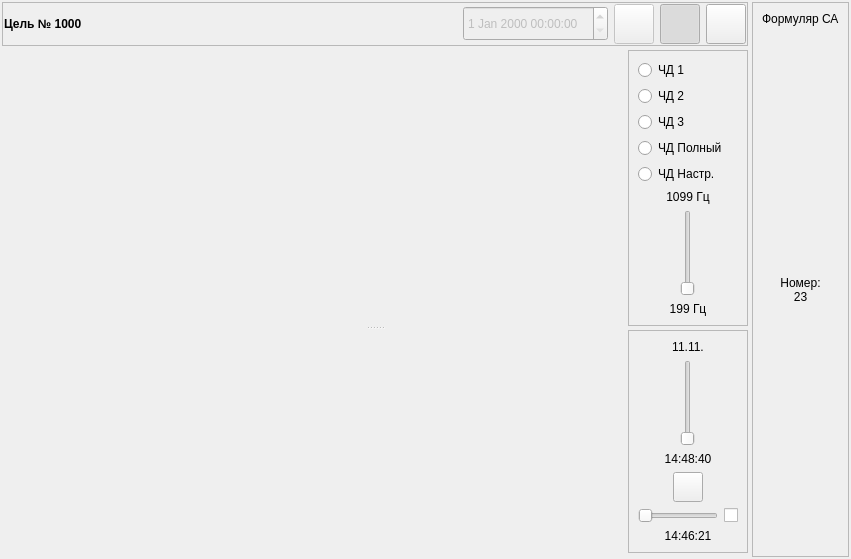
<?xml version="1.0" encoding="UTF-8"?>
<ui version="4.0">
 <class>SAIndicator</class>
 <widget class="QWidget" name="SAIndicator">
  <property name="geometry">
   <rect>
    <x>0</x>
    <y>0</y>
    <width>851</width>
    <height>559</height>
   </rect>
  </property>
  <property name="windowTitle">
   <string>Form</string>
  </property>
  <layout class="QGridLayout" name="gridLayout_4">
   <property name="leftMargin">
    <number>2</number>
   </property>
   <property name="topMargin">
    <number>2</number>
   </property>
   <property name="rightMargin">
    <number>2</number>
   </property>
   <property name="bottomMargin">
    <number>2</number>
   </property>
   <property name="spacing">
    <number>4</number>
   </property>
   <item row="0" column="0">
    <widget class="QFrame" name="frame">
     <property name="sizePolicy">
      <sizepolicy hsizetype="Preferred" vsizetype="Maximum">
       <horstretch>0</horstretch>
       <verstretch>0</verstretch>
      </sizepolicy>
     </property>
     <property name="frameShape">
      <enum>QFrame::StyledPanel</enum>
     </property>
     <property name="frameShadow">
      <enum>QFrame::Raised</enum>
     </property>
     <layout class="QHBoxLayout" name="horizontalLayout">
      <property name="leftMargin">
       <number>1</number>
      </property>
      <property name="topMargin">
       <number>1</number>
      </property>
      <property name="rightMargin">
       <number>1</number>
      </property>
      <property name="bottomMargin">
       <number>1</number>
      </property>
      <item>
       <widget class="QLabel" name="label">
        <property name="font">
         <font>
          <weight>75</weight>
          <bold>true</bold>
         </font>
        </property>
        <property name="text">
         <string>Цель № 1000</string>
        </property>
       </widget>
      </item>
      <item>
       <spacer name="horizontalSpacer">
        <property name="orientation">
         <enum>Qt::Horizontal</enum>
        </property>
        <property name="sizeHint" stdset="0">
         <size>
          <width>367</width>
          <height>20</height>
         </size>
        </property>
       </spacer>
      </item>
      <item>
       <widget class="QDateTimeEdit" name="dateTimeEdit">
        <property name="enabled">
         <bool>false</bool>
        </property>
        <property name="minimumSize">
         <size>
          <width>0</width>
          <height>35</height>
         </size>
        </property>
       </widget>
      </item>
      <item>
       <widget class="QToolButton" name="checkedToolButton">
        <property name="enabled">
         <bool>false</bool>
        </property>
        <property name="minimumSize">
         <size>
          <width>40</width>
          <height>40</height>
         </size>
        </property>
        <property name="maximumSize">
         <size>
          <width>40</width>
          <height>40</height>
         </size>
        </property>
        <property name="text">
         <string/>
        </property>
        <property name="icon">
         <iconset resource="../../../resources.qrc">
          <normaloff>:/icons/checked.png</normaloff>:/icons/checked.png</iconset>
        </property>
       </widget>
      </item>
      <item>
       <widget class="QToolButton" name="nowToolButton">
        <property name="minimumSize">
         <size>
          <width>40</width>
          <height>40</height>
         </size>
        </property>
        <property name="maximumSize">
         <size>
          <width>40</width>
          <height>40</height>
         </size>
        </property>
        <property name="toolTip">
         <string>Текущий момент</string>
        </property>
        <property name="text">
         <string/>
        </property>
        <property name="icon">
         <iconset resource="../../../resources.qrc">
          <normaloff>:/icons/redo-circular-arrow.png</normaloff>:/icons/redo-circular-arrow.png</iconset>
        </property>
        <property name="checkable">
         <bool>true</bool>
        </property>
        <property name="checked">
         <bool>true</bool>
        </property>
       </widget>
      </item>
      <item>
       <widget class="QToolButton" name="lastToolButton">
        <property name="minimumSize">
         <size>
          <width>40</width>
          <height>40</height>
         </size>
        </property>
        <property name="maximumSize">
         <size>
          <width>40</width>
          <height>40</height>
         </size>
        </property>
        <property name="toolTip">
         <string>Прошлый момент</string>
        </property>
        <property name="text">
         <string/>
        </property>
        <property name="icon">
         <iconset resource="../../../resources.qrc">
          <normaloff>:/icons/undo-circular-arrow.png</normaloff>:/icons/undo-circular-arrow.png</iconset>
        </property>
        <property name="checkable">
         <bool>true</bool>
        </property>
       </widget>
      </item>
     </layout>
    </widget>
   </item>
   <item row="0" column="1" rowspan="3">
    <widget class="QFrame" name="frame_4">
     <property name="frameShape">
      <enum>QFrame::StyledPanel</enum>
     </property>
     <property name="frameShadow">
      <enum>QFrame::Raised</enum>
     </property>
     <layout class="QVBoxLayout" name="verticalLayout_4">
      <item>
       <widget class="QLabel" name="label_9">
        <property name="sizePolicy">
         <sizepolicy hsizetype="Preferred" vsizetype="Maximum">
          <horstretch>0</horstretch>
          <verstretch>0</verstretch>
         </sizepolicy>
        </property>
        <property name="text">
         <string>Формуляр СА</string>
        </property>
       </widget>
      </item>
      <item>
       <widget class="QLabel" name="label_7">
        <property name="text">
         <string>Номер:
23</string>
        </property>
        <property name="textFormat">
         <enum>Qt::AutoText</enum>
        </property>
        <property name="alignment">
         <set>Qt::AlignCenter</set>
        </property>
       </widget>
      </item>
     </layout>
    </widget>
   </item>
   <item row="1" column="0">
    <widget class="QSplitter" name="splitter">
     <property name="orientation">
      <enum>Qt::Vertical</enum>
     </property>
     <widget class="QWidget" name="layoutWidget">
      <layout class="QHBoxLayout" name="horizontalLayout_2" stretch="4,2,0">
       <property name="spacing">
        <number>4</number>
       </property>
       <item>
        <layout class="QGridLayout" name="gridLayout" rowstretch="3,1">
         <item row="0" column="0">
          <widget class="GraphicTime" name="widgetVLMSpectrum" native="true"/>
         </item>
         <item row="1" column="0">
          <widget class="QCustomPlot" name="graphicVLMSpectrum" native="true"/>
         </item>
        </layout>
       </item>
       <item>
        <layout class="QGridLayout" name="gridLayout_2" rowstretch="3,1">
         <item row="0" column="0">
          <widget class="GraphicTime" name="widgetMKSpectrum" native="true"/>
         </item>
         <item row="1" column="0">
          <widget class="QCustomPlot" name="graphicMKSpectrum" native="true"/>
         </item>
        </layout>
       </item>
       <item>
        <widget class="QFrame" name="frame_2">
         <property name="minimumSize">
          <size>
           <width>120</width>
           <height>0</height>
          </size>
         </property>
         <property name="maximumSize">
          <size>
           <width>120</width>
           <height>16777215</height>
          </size>
         </property>
         <property name="frameShape">
          <enum>QFrame::StyledPanel</enum>
         </property>
         <property name="frameShadow">
          <enum>QFrame::Raised</enum>
         </property>
         <layout class="QVBoxLayout" name="verticalLayout">
          <item>
           <widget class="QRadioButton" name="radioButton">
            <property name="text">
             <string>ЧД 1</string>
            </property>
           </widget>
          </item>
          <item>
           <widget class="QRadioButton" name="radioButton_2">
            <property name="text">
             <string>ЧД 2</string>
            </property>
           </widget>
          </item>
          <item>
           <widget class="QRadioButton" name="radioButton_3">
            <property name="text">
             <string>ЧД 3</string>
            </property>
           </widget>
          </item>
          <item>
           <widget class="QRadioButton" name="radioButton_4">
            <property name="text">
             <string>ЧД Полный</string>
            </property>
           </widget>
          </item>
          <item>
           <widget class="QRadioButton" name="radioButton_5">
            <property name="text">
             <string>ЧД Настр.</string>
            </property>
           </widget>
          </item>
          <item>
           <widget class="QLabel" name="label_2">
            <property name="text">
             <string>1099 Гц</string>
            </property>
            <property name="alignment">
             <set>Qt::AlignCenter</set>
            </property>
           </widget>
          </item>
          <item>
           <layout class="QHBoxLayout" name="horizontalLayout_5">
            <item>
             <widget class="QSlider" name="verticalSlider">
              <property name="orientation">
               <enum>Qt::Vertical</enum>
              </property>
             </widget>
            </item>
           </layout>
          </item>
          <item>
           <widget class="QLabel" name="label_3">
            <property name="text">
             <string>199 Гц</string>
            </property>
            <property name="alignment">
             <set>Qt::AlignCenter</set>
            </property>
           </widget>
          </item>
         </layout>
        </widget>
       </item>
      </layout>
     </widget>
     <widget class="QWidget" name="layoutWidget">
      <layout class="QHBoxLayout" name="horizontalLayout_3" stretch="5,0">
       <item>
        <layout class="QGridLayout" name="gridLayout_3" rowstretch="3,1">
         <item row="0" column="0">
          <widget class="GraphicTime" name="widgetGeneralSpectrum" native="true"/>
         </item>
         <item row="1" column="0">
          <widget class="QCustomPlot" name="graphicGeneralSpectrum" native="true"/>
         </item>
        </layout>
       </item>
       <item>
        <widget class="QFrame" name="frame_3">
         <property name="minimumSize">
          <size>
           <width>120</width>
           <height>0</height>
          </size>
         </property>
         <property name="maximumSize">
          <size>
           <width>120</width>
           <height>16777215</height>
          </size>
         </property>
         <property name="frameShape">
          <enum>QFrame::StyledPanel</enum>
         </property>
         <property name="frameShadow">
          <enum>QFrame::Raised</enum>
         </property>
         <layout class="QVBoxLayout" name="verticalLayout_2">
          <item>
           <widget class="QLabel" name="label_4">
            <property name="text">
             <string>11.11.</string>
            </property>
            <property name="alignment">
             <set>Qt::AlignCenter</set>
            </property>
           </widget>
          </item>
          <item>
           <layout class="QHBoxLayout" name="horizontalLayout_6">
            <item>
             <widget class="QSlider" name="verticalSlider_2">
              <property name="tracking">
               <bool>true</bool>
              </property>
              <property name="orientation">
               <enum>Qt::Vertical</enum>
              </property>
             </widget>
            </item>
           </layout>
          </item>
          <item>
           <widget class="QLabel" name="label_5">
            <property name="text">
             <string>14:48:40</string>
            </property>
            <property name="alignment">
             <set>Qt::AlignCenter</set>
            </property>
           </widget>
          </item>
          <item>
           <layout class="QHBoxLayout" name="horizontalLayout_7">
            <item>
             <widget class="QToolButton" name="toolButton">
              <property name="minimumSize">
               <size>
                <width>30</width>
                <height>30</height>
               </size>
              </property>
              <property name="maximumSize">
               <size>
                <width>30</width>
                <height>30</height>
               </size>
              </property>
              <property name="text">
               <string/>
              </property>
             </widget>
            </item>
           </layout>
          </item>
          <item>
           <layout class="QHBoxLayout" name="horizontalLayout_4">
            <item>
             <widget class="QSlider" name="horizontalSlider">
              <property name="orientation">
               <enum>Qt::Horizontal</enum>
              </property>
             </widget>
            </item>
            <item>
             <widget class="QCheckBox" name="checkBox">
              <property name="text">
               <string/>
              </property>
             </widget>
            </item>
           </layout>
          </item>
          <item>
           <widget class="QLabel" name="label_8">
            <property name="text">
             <string>14:46:21</string>
            </property>
            <property name="alignment">
             <set>Qt::AlignCenter</set>
            </property>
           </widget>
          </item>
         </layout>
        </widget>
       </item>
      </layout>
     </widget>
    </widget>
   </item>
  </layout>
 </widget>
 <customwidgets>
  <customwidget>
   <class>QCustomPlot</class>
   <extends>QWidget</extends>
   <header location="global">qcustomplot.h</header>
   <container>1</container>
  </customwidget>
  <customwidget>
   <class>GraphicTime</class>
   <extends>QWidget</extends>
   <header location="global">GraphicTime.h</header>
   <container>1</container>
  </customwidget>
 </customwidgets>
 <resources>
  <include location="../../../resources.qrc"/>
 </resources>
 <connections>
  <connection>
   <sender>nowToolButton</sender>
   <signal>toggled(bool)</signal>
   <receiver>checkedToolButton</receiver>
   <slot>setDisabled(bool)</slot>
   <hints>
    <hint type="sourcelabel">
     <x>951</x>
     <y>30</y>
    </hint>
    <hint type="destinationlabel">
     <x>905</x>
     <y>30</y>
    </hint>
   </hints>
  </connection>
  <connection>
   <sender>nowToolButton</sender>
   <signal>toggled(bool)</signal>
   <receiver>dateTimeEdit</receiver>
   <slot>setDisabled(bool)</slot>
   <hints>
    <hint type="sourcelabel">
     <x>951</x>
     <y>30</y>
    </hint>
    <hint type="destinationlabel">
     <x>817</x>
     <y>30</y>
    </hint>
   </hints>
  </connection>
  <connection>
   <sender>lastToolButton</sender>
   <signal>toggled(bool)</signal>
   <receiver>checkedToolButton</receiver>
   <slot>setEnabled(bool)</slot>
   <hints>
    <hint type="sourcelabel">
     <x>997</x>
     <y>30</y>
    </hint>
    <hint type="destinationlabel">
     <x>905</x>
     <y>30</y>
    </hint>
   </hints>
  </connection>
  <connection>
   <sender>lastToolButton</sender>
   <signal>toggled(bool)</signal>
   <receiver>dateTimeEdit</receiver>
   <slot>setEnabled(bool)</slot>
   <hints>
    <hint type="sourcelabel">
     <x>997</x>
     <y>30</y>
    </hint>
    <hint type="destinationlabel">
     <x>817</x>
     <y>30</y>
    </hint>
   </hints>
  </connection>
 </connections>
</ui>
